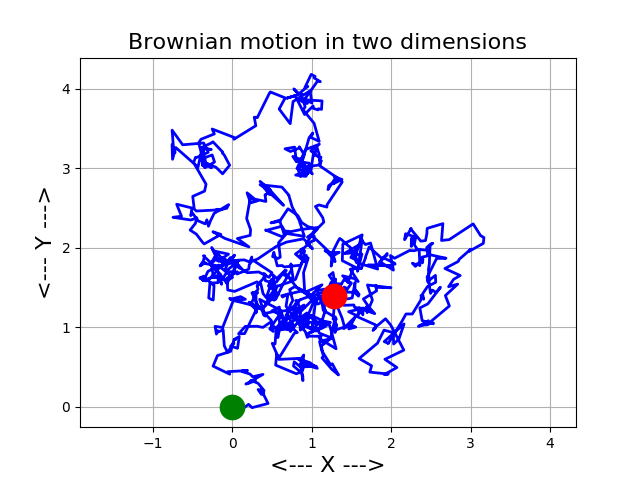

This chart was generated by the following Python code:
#! /usr/bin/env python3
#
def brownian_2d_plot ( ):

#*****************************************************************************80
#
## brownian_2d plots Brownian motion in 2D.
#
#  Licensing:
#
#    This code is distributed under the GNU LGPL license.
#
#  Modified:
#
#    24 April 2019
#
#  Author:
#
#    John Burkardt
#
  import matplotlib.pyplot as plt
  import numpy as np
  import platform

  print ( '' )
  print ( 'brownian_2d_plot:' )
  print ( '  Python version: %s' % ( platform.python_version ( ) ) )
  print ( '  Plot Brownian motion in two dimensions.' )
#
#  Read data from the file.
#
  filename = 'brownian_2d_data.txt'
  data = np.loadtxt ( filename )
  x = data[:,0]
  y = data[:,1]
  n = len ( x )
#
#  Plot the data.
#
  plt.plot ( x, y, linewidth = 2, color = 'b' )
  plt.plot ( x[0], y[0], 'g.', markersize = 35 )
  plt.plot ( x[n-1], y[n-1], 'r.', markersize = 35 )
  plt.grid ( True )
  plt.axis ( 'equal' )
  plt.xlabel ( '<--- X --->', fontsize = 16 )
  plt.ylabel ( '<--- Y --->', fontsize = 16 )
  plt.title ( 'Brownian motion in two dimensions', fontsize = 16 )

  filename = 'brownian_2d_plot.png'
  plt.savefig ( filename )
  print ( '' )
  print ( '  Graphics saved as "%s"' % ( filename ) )
  plt.show ( block = False )

  plt.clf ( )
#
#  Terminate.
#
  print ( '' )
  print ( 'brownian_2d_plot' )
  print ( '  Normal end of execution.' )
  return

if ( __name__ == '__main__' ):
  from timestamp import timestamp
  timestamp ( )
  brownian_2d_plot ( )
  timestamp ( )
 
